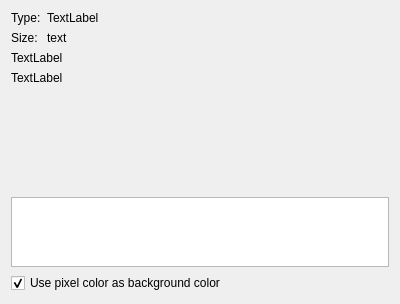
<?xml version="1.0" encoding="UTF-8"?>
<ui version="4.0">
 <class>InfoDialog</class>
 <widget class="QDialog" name="InfoDialog">
  <property name="geometry">
   <rect>
    <x>0</x>
    <y>0</y>
    <width>400</width>
    <height>300</height>
   </rect>
  </property>
  <property name="windowTitle">
   <string>Image information</string>
  </property>
  <layout class="QVBoxLayout" name="verticalLayout">
   <item>
    <layout class="QFormLayout" name="formLayout">
     <item row="0" column="0">
      <widget class="QLabel" name="label">
       <property name="text">
        <string>Type:</string>
       </property>
      </widget>
     </item>
     <item row="0" column="1">
      <widget class="QLabel" name="lblType">
       <property name="text">
        <string>TextLabel</string>
       </property>
      </widget>
     </item>
     <item row="1" column="0">
      <widget class="QLabel" name="label_2">
       <property name="text">
        <string>Size:</string>
       </property>
      </widget>
     </item>
     <item row="1" column="1">
      <widget class="QLabel" name="lblSize">
       <property name="text">
        <string>text</string>
       </property>
      </widget>
     </item>
    </layout>
   </item>
   <item>
    <widget class="QLabel" name="lblExtrema">
     <property name="text">
      <string>TextLabel</string>
     </property>
    </widget>
   </item>
   <item>
    <widget class="QLabel" name="lblStat">
     <property name="text">
      <string>TextLabel</string>
     </property>
    </widget>
   </item>
   <item>
    <widget class="SimpleHistogram" name="histogram">
     <property name="minimumSize">
      <size>
       <width>0</width>
       <height>100</height>
      </size>
     </property>
    </widget>
   </item>
   <item>
    <widget class="QTableView" name="tableView"/>
   </item>
   <item>
    <widget class="QCheckBox" name="cbBackground">
     <property name="text">
      <string>Use pixel color as background color</string>
     </property>
     <property name="checked">
      <bool>true</bool>
     </property>
    </widget>
   </item>
  </layout>
 </widget>
 <customwidgets>
  <customwidget>
   <class>SimpleHistogram</class>
   <extends>QWidget</extends>
   <header>cvio/simplehistogram.h</header>
  </customwidget>
 </customwidgets>
 <resources/>
 <connections/>
</ui>
